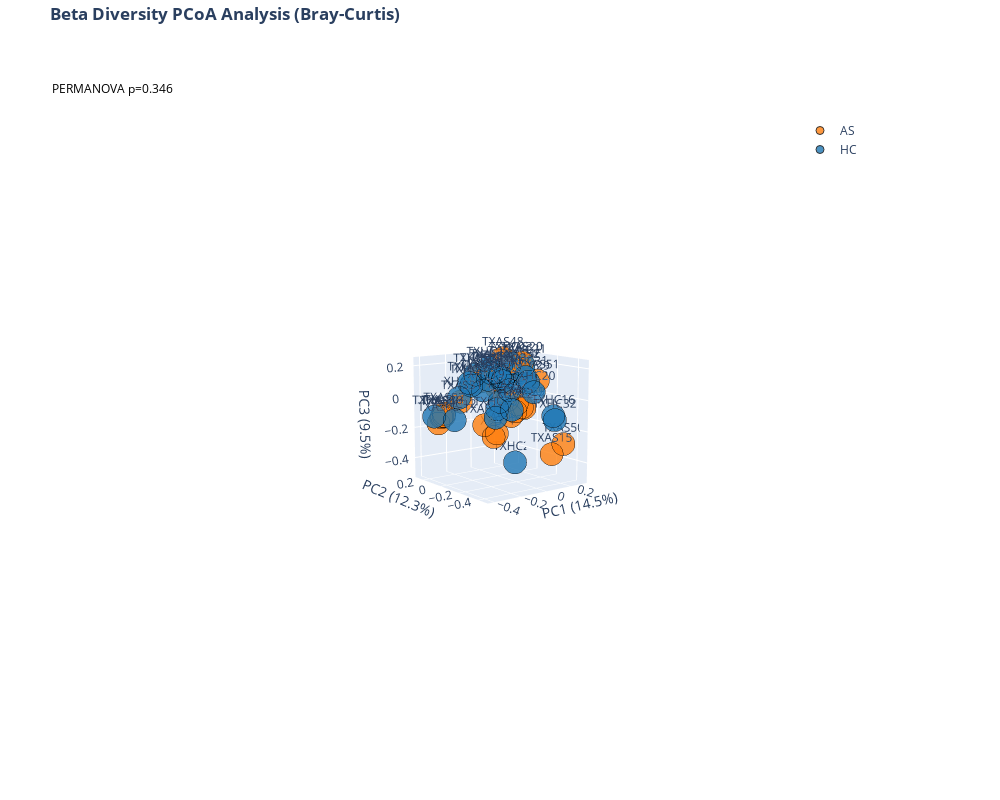

The notebook cell this image was saved under:
### Code cell
import plotly.graph_objects as go

# 配置颜色方案
COLOR_MAP = {
    'AS': '#FF7F0E',
    'HC': '#1F77B4'
}

# 创建3D散点图
fig = go.Figure()

for group in ['AS', 'HC']:
    group_df = pcoa_df[pcoa_df.Group == group]
    fig.add_trace(go.Scatter3d(
        x=group_df.PC1,
        y=group_df.PC2,
        z=group_df.PC3,
        mode='markers+text',
        marker=dict(
            size=8,
            color=COLOR_MAP[group],
            opacity=0.8,
            line=dict(color='black', width=1)
        ),
        text=group_df.index,
        textposition='top center',
        name=group
    ))

# 添加统计标注
fig.add_annotation(
    x=0.05,
    y=0.95,
    xref="paper",
    yref="paper",
    text=f"PERMANOVA p={permanova_result['p-value']:.3f}",
    showarrow=False,
    font=dict(size=12, color='black'),
    bgcolor='white'
)

# 设置布局
fig.update_layout(
    title="<b>Beta Diversity PCoA Analysis (Bray-Curtis)</b>",
    scene=dict(
        xaxis_title=f'PC1 ({pcoa_results.proportion_explained[0]:.1%})',
        yaxis_title=f'PC2 ({pcoa_results.proportion_explained[1]:.1%})',
        zaxis_title=f'PC3 ({pcoa_results.proportion_explained[2]:.1%})',
        camera=dict(
            eye=dict(x=1.5, y=1.5, z=0.5)
        )
    ),
    width=1000,
    height=800,
    margin=dict(l=0, r=0, b=0, t=40),
    legend=dict(
        x=0.8,
        y=0.9,
        bgcolor='rgba(255,255,255,0.9)'
    )
)

fig.show()

### Figure 1 — Plotly figure (JSON) as saved in the notebook; plotly's stock layout.template omitted (floating-point values rounded to 4 significant figures)
{"data": [{"marker": {"color": "#FF7F0E", "line": {"color": "black", "width": 1}, "opacity": 0.8, "size": 8}, "mode": "markers+text", "name": "AS", "text": ["TXAS01", "TXAS02", "TXAS06", "TXAS09", "TXAS10", "TXAS11", "TXAS12", "TXAS14", "TXAS15", "TXAS18", "TXAS20", "TXAS21", "TXAS24", "TXAS25", "TXAS29", "TXAS30", "TXAS31", "TXAS33", "TXAS35", "TXAS39", "TXAS42", "TXAS44", "TXAS46", "TXAS47", "TXAS48", "TXAS50", "TXAS51", "TXAS52", "TXAS53"], "textposition": "top center", "type": "scatter3d", "x": [-0.3419, -0.3722, -0.4179, 0.1699, -0.3856, 0.1362, -0.1793, -0.3584, 0.1697, 0.07189, 0.1327, -0.1911, 0.2812, 0.3138, 0.05944, -0.008721, -0.2884, -0.008433, 0.2877, -0.0838, -0.07152, 0.03279, 0.237, -0.09874, 0.1001, 0.245, 0.22, 0.06618, 0.179], "y": [0.1144, 0.06543, 0.06319, 0.2339, 0.06859, 0.2256, -0.09549, 0.12, -0.3409, 0.1689, -0.08362, 0.00404, 0.158, 0.2595, -0.201, -0.2589, 0.00346, 0.1739, 0.1803, 0.06487, -0.1912, 0.05846, 0.0571, -0.07973, 0.07576, -0.3664, -0.1375, -0.1371, 0.1168], "z": [-0.109, -0.08404, -0.1409, -0.3056, -0.1012, -0.325, -0.1553, -0.117, -0.3454, 0.1433, 0.2132, 0.09249, -0.1033, -0.2053, -0.0565, -0.0381, -0.007092, 0.1229, -0.1588, 0.09687, 0.006184, 0.04616, 0.1453, 0.1146, 0.232, -0.2857, 0.09608, 0.1762, 0.1614]}, {"marker": {"color": "#1F77B4", "line": {"color": "black", "width": 1}, "opacity": 0.8, "size": 8}, "mode": "markers+text", "name": "HC", "text": ["TXHC02", "TXHC03", "TXHC04", "TXHC05", "TXHC06", "TXHC08", "TXHC10", "TXHC12", "TXHC13", "TXHC15", "TXHC16", "TXHC17", "TXHC18", "TXHC19", "TXHC20", "TXHC21", "TXHC22", "TXHC23", "TXHC24", "TXHC25", "TXHC26", "TXHC27", "TXHC28", "TXHC29", "TXHC30", "TXHC31", "TXHC32", "TXHC33", "TXHC35"], "textposition": "top center", "type": "scatter3d", "x": [0.2019, -0.1284, 0.07011, 0.03809, -0.06185, -0.4231, -0.1512, -0.3459, -0.06418, -0.0008721, 0.103, -0.06701, 0.09599, -0.1786, 0.03974, 0.2821, -0.1185, 0.1382, 0.1284, 0.1015, -0.1696, 0.2655, 0.007905, 0.1399, -0.0395, 0.0912, 0.0805, -0.05726, 0.1253], "y": [0.272, 0.1362, 0.1977, 0.07367, 0.162, 0.1035, 0.2193, -0.01129, 0.2017, -0.02283, -0.4302, -0.1382, 0.02338, -0.08255, -0.3153, 0.08689, -0.2981, 0.04255, 0.1064, 0.009456, -0.2007, 0.1539, 0.1106, -0.1372, -0.07535, -0.1679, -0.4712, -0.01171, 0.143], "z": [-0.1459, 0.08105, 0.07732, 0.1418, 0.1265, -0.1022, -0.02474, -0.1169, 0.04968, 0.1307, -0.07963, 0.1183, 0.1415, 0.06315, 0.06104, 0.1691, -0.03567, 0.1989, 0.09311, 0.02707, -0.09347, -0.507, 0.1708, 0.09556, 0.1287, 0.1344, -0.09574, 0.1536, -0.06967]}], "layout": {"annotations": [{"bgcolor": "white", "font": {"color": "black", "size": 12}, "showarrow": false, "text": "PERMANOVA p=0.346", "x": 0.05, "xref": "paper", "y": 0.95, "yref": "paper"}], "height": 800, "legend": {"bgcolor": "rgba(255,255,255,0.9)", "x": 0.8, "y": 0.9}, "margin": {"b": 0, "l": 0, "r": 0, "t": 40}, "scene": {"aspectmode": "auto", "aspectratio": {"x": 0.9962, "y": 1.005, "z": 0.999}, "camera": {"center": {"x": 0, "y": 0, "z": 0}, "eye": {"x": -4.429, "y": -5.788, "z": 1.385}, "projection": {"type": "perspective"}, "up": {"x": 0, "y": 0, "z": 1}}, "xaxis": {"title": {"text": "PC1 (14.5%)"}, "type": "linear"}, "yaxis": {"title": {"text": "PC2 (12.3%)"}, "type": "linear"}, "zaxis": {"title": {"text": "PC3 (9.5%)"}, "type": "linear"}}, "title": {"text": "<b>Beta Diversity PCoA Analysis (Bray-Curtis)</b>"}, "width": 1000}}
